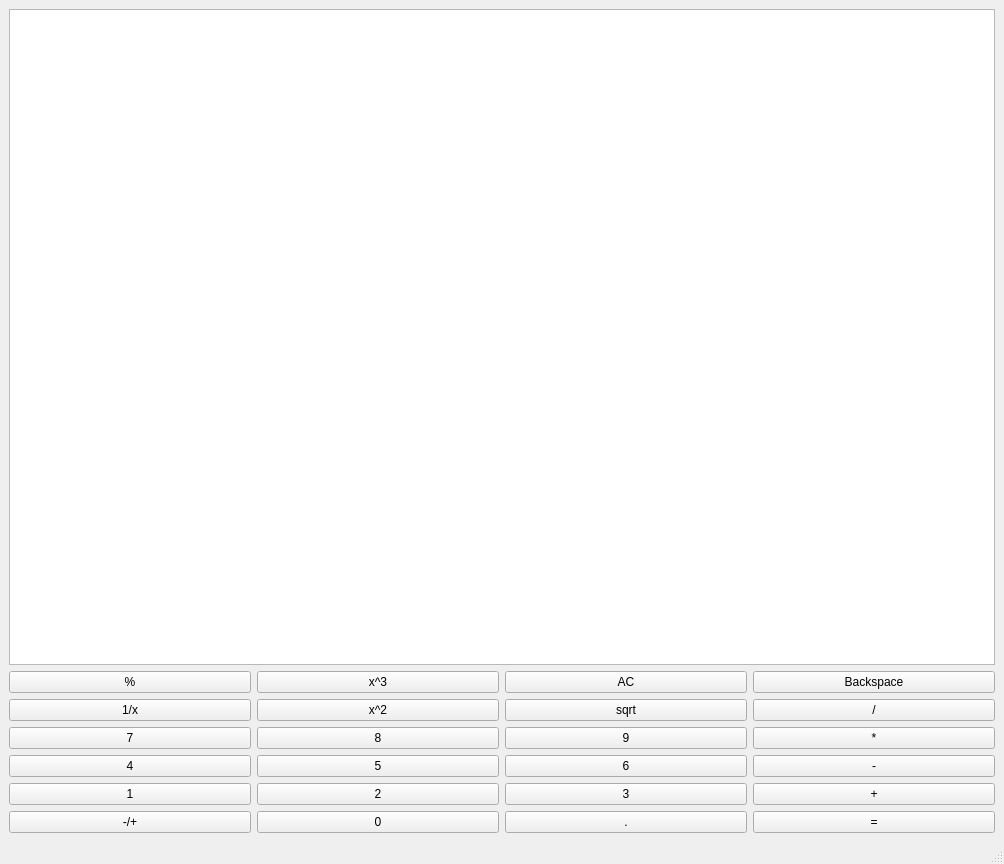
<?xml version="1.0" encoding="UTF-8"?>
<ui version="4.0">
 <class>MainWindow</class>
 <widget class="QMainWindow" name="MainWindow">
  <property name="geometry">
   <rect>
    <x>0</x>
    <y>0</y>
    <width>1004</width>
    <height>864</height>
   </rect>
  </property>
  <property name="windowTitle">
   <string>MainWindow</string>
  </property>
  <widget class="QWidget" name="centralwidget">
   <layout class="QGridLayout" name="gridLayout_8">
    <item row="0" column="0">
     <layout class="QGridLayout" name="gridLayout_7">
      <item row="0" column="0">
       <widget class="QTextEdit" name="textEdit"/>
      </item>
      <item row="1" column="0">
       <layout class="QGridLayout" name="gridLayout_6">
        <item row="0" column="0">
         <layout class="QGridLayout" name="gridLayout_3">
          <item row="0" column="0">
           <layout class="QGridLayout" name="gridLayout">
            <item row="0" column="0">
             <layout class="QHBoxLayout" name="horizontalLayout">
              <item>
               <widget class="QPushButton" name="pushButton">
                <property name="text">
                 <string>%</string>
                </property>
               </widget>
              </item>
              <item>
               <widget class="QPushButton" name="pushButton_2">
                <property name="text">
                 <string>x^3</string>
                </property>
               </widget>
              </item>
              <item>
               <widget class="QPushButton" name="pushButton_3">
                <property name="text">
                 <string>AC</string>
                </property>
               </widget>
              </item>
              <item>
               <widget class="QPushButton" name="pushButton_4">
                <property name="text">
                 <string>Backspace</string>
                </property>
               </widget>
              </item>
             </layout>
            </item>
            <item row="1" column="0">
             <layout class="QHBoxLayout" name="horizontalLayout_2">
              <item>
               <widget class="QPushButton" name="pushButton_5">
                <property name="text">
                 <string>1/x</string>
                </property>
               </widget>
              </item>
              <item>
               <widget class="QPushButton" name="pushButton_6">
                <property name="text">
                 <string>x^2</string>
                </property>
               </widget>
              </item>
              <item>
               <widget class="QPushButton" name="pushButton_7">
                <property name="text">
                 <string>sqrt</string>
                </property>
               </widget>
              </item>
              <item>
               <widget class="QPushButton" name="pushButton_8">
                <property name="text">
                 <string>/</string>
                </property>
               </widget>
              </item>
             </layout>
            </item>
           </layout>
          </item>
          <item row="1" column="0">
           <layout class="QGridLayout" name="gridLayout_2">
            <item row="0" column="0">
             <layout class="QHBoxLayout" name="horizontalLayout_3">
              <item>
               <widget class="QPushButton" name="pushButton_9">
                <property name="text">
                 <string>7</string>
                </property>
               </widget>
              </item>
              <item>
               <widget class="QPushButton" name="pushButton_10">
                <property name="text">
                 <string>8</string>
                </property>
               </widget>
              </item>
              <item>
               <widget class="QPushButton" name="pushButton_11">
                <property name="text">
                 <string>9</string>
                </property>
               </widget>
              </item>
              <item>
               <widget class="QPushButton" name="pushButton_12">
                <property name="text">
                 <string>*</string>
                </property>
               </widget>
              </item>
             </layout>
            </item>
            <item row="1" column="0">
             <layout class="QHBoxLayout" name="horizontalLayout_4">
              <item>
               <widget class="QPushButton" name="pushButton_13">
                <property name="text">
                 <string>4</string>
                </property>
               </widget>
              </item>
              <item>
               <widget class="QPushButton" name="pushButton_14">
                <property name="text">
                 <string>5</string>
                </property>
               </widget>
              </item>
              <item>
               <widget class="QPushButton" name="pushButton_15">
                <property name="text">
                 <string>6</string>
                </property>
               </widget>
              </item>
              <item>
               <widget class="QPushButton" name="pushButton_16">
                <property name="text">
                 <string>-</string>
                </property>
               </widget>
              </item>
             </layout>
            </item>
           </layout>
          </item>
         </layout>
        </item>
        <item row="1" column="0">
         <layout class="QGridLayout" name="gridLayout_5">
          <item row="0" column="0">
           <layout class="QHBoxLayout" name="horizontalLayout_7">
            <item>
             <widget class="QPushButton" name="pushButton_25">
              <property name="text">
               <string>1</string>
              </property>
             </widget>
            </item>
            <item>
             <widget class="QPushButton" name="pushButton_26">
              <property name="text">
               <string>2</string>
              </property>
             </widget>
            </item>
            <item>
             <widget class="QPushButton" name="pushButton_27">
              <property name="text">
               <string>3</string>
              </property>
             </widget>
            </item>
            <item>
             <widget class="QPushButton" name="pushButton_28">
              <property name="text">
               <string>+</string>
              </property>
             </widget>
            </item>
           </layout>
          </item>
          <item row="1" column="0">
           <layout class="QHBoxLayout" name="horizontalLayout_8">
            <item>
             <widget class="QPushButton" name="pushButton_29">
              <property name="text">
               <string>-/+</string>
              </property>
             </widget>
            </item>
            <item>
             <widget class="QPushButton" name="pushButton_30">
              <property name="text">
               <string>0</string>
              </property>
             </widget>
            </item>
            <item>
             <widget class="QPushButton" name="pushButton_31">
              <property name="text">
               <string>.</string>
              </property>
             </widget>
            </item>
            <item>
             <widget class="QPushButton" name="pushButton_32">
              <property name="text">
               <string>=</string>
              </property>
             </widget>
            </item>
           </layout>
          </item>
         </layout>
        </item>
       </layout>
      </item>
     </layout>
    </item>
   </layout>
  </widget>
  <widget class="QStatusBar" name="statusbar"/>
 </widget>
 <resources/>
 <connections/>
</ui>
